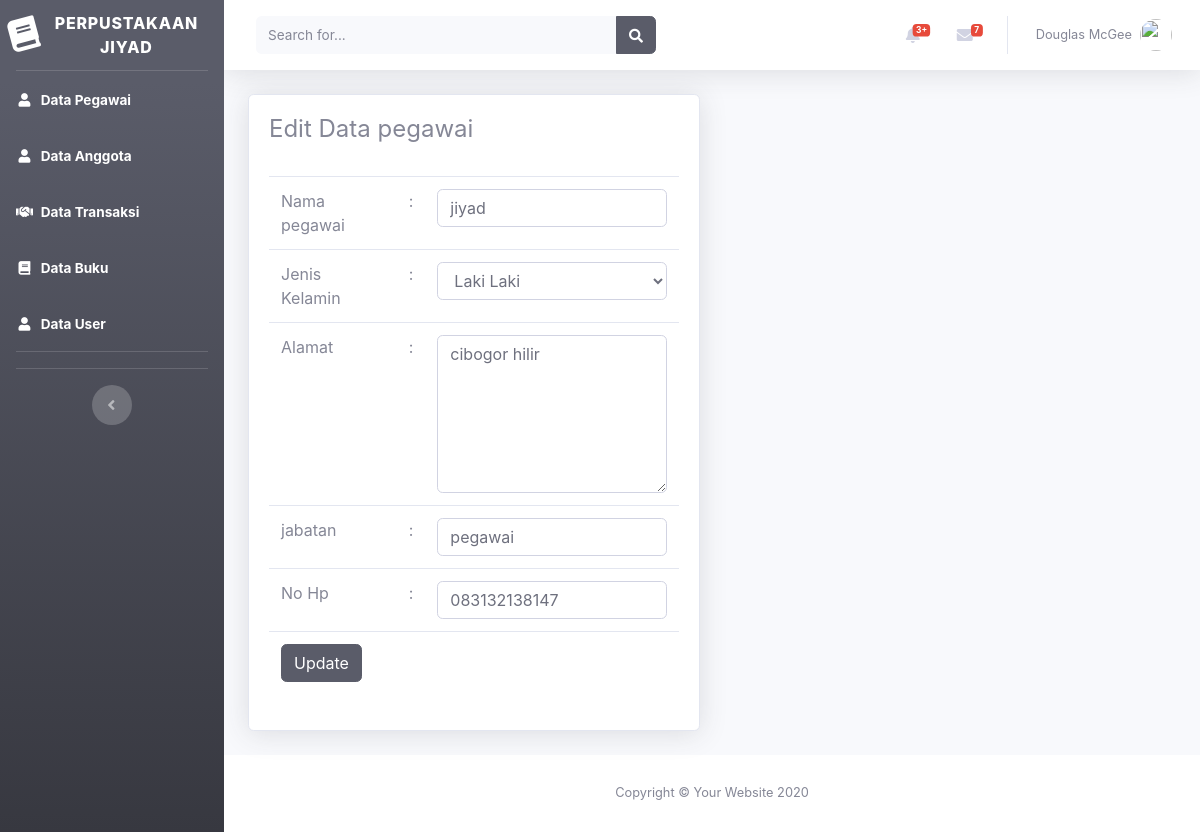
/beranda.php?page=pegawai&aksi=edit&id=2, run on the app's committed database.
### tables this page shows
CREATE TABLE `tabel_pegawai` (
  `id_pegawai` int(5) NOT NULL,
  `nama_pegawai` varchar(50) NOT NULL,
  `jenis_kelamin` enum('laki-laki','perempuan') NOT NULL,
  `alamat` text NOT NULL,
  `no_hp` varchar(20) NOT NULL,
  `jabatan` varchar(30) NOT NULL
);

### views/pegawai/editpegawai.php (the view, shortened to what this page needs)
<?php
    @$id = $_GET['id'];
    $sql    = "select * from tabel_pegawai where id_pegawai=$id";
    $show   = $db->query($sql);
    $hasil  = mysqli_fetch_assoc($show);
    $jk = $hasil['jenis_kelamin'];
?>
<div class="container-fluid">
    <div class="row">
        <div class="col-lg-6">
            <div class="card shadow mb-4">
                <div class="card-body">
                    <div class="table-responsive">
                        <h4>Edit Data pegawai</h4>
                        <br>
                        <form action="model/pegawai/prosesupdatepegawai.php" method="POST">
                            <table class="table">
                                <tr>
                                    <td>Nama pegawai</td>
                                    <td>:</td>
                                    <td><input type="text" class="form-control" name="nama_pegawai" id="nama_pegawai"
                                            value="<?php echo $hasil['nama_pegawai']?>"></td>
                                </tr>
                                <tr>
                                    <td>Jenis Kelamin</td>
                                    <td>:</td>
                                    <td>
                                        <select class="form-control" name="jenis_kelamin" id="jenis_kelamin">
                                            <option value="Laki-Laki" <?php if($jk=='Laki-Laki'){ echo"selected"; } ?>>Laki Laki
                                            </option>
                                        </select>
                                    </td>
                                </tr>
                                <tr>
                                    <td>Alamat</td>
                                    <td>:</td>
                                    <td><textarea class="form-control" name="alamat" id="alamat" cols="10"
                                            rows="6"><?php echo  $hasil['alamat']?></textarea></td>
                                </tr>
                                <tr>
                                    <td>jabatan</td>
                                    <td>:</td>
                                    <td><input type="text" class="form-control" name="jabatan" id="jabatan"
                                            value="<?php echo $hasil['jabatan']?>"></td>
                                </tr>
                                <tr>
                                    <td>No Hp</td>
                                    <td>:</td>
                                    <td><input type="text" class="form-control" name="no_hp" id="no_hp"
                                            value="<?php echo $hasil['no_hp']?>"></td>
                                </tr>
                                <tr>
                                    <td colspan="3">
                                        <input type="submit" class="btn btn-dark" value="Update">
                                    </td>
                                </tr>
                            </table>
                        </form>
                    </div>
                </div>
            </div>
        </div>
    </div>
</div>

### data on the page
tabel_pegawai: nama_pegawai "jiyad", alamat "cibogor hilir", jabatan "pegawai", no_hp "083132138147"
